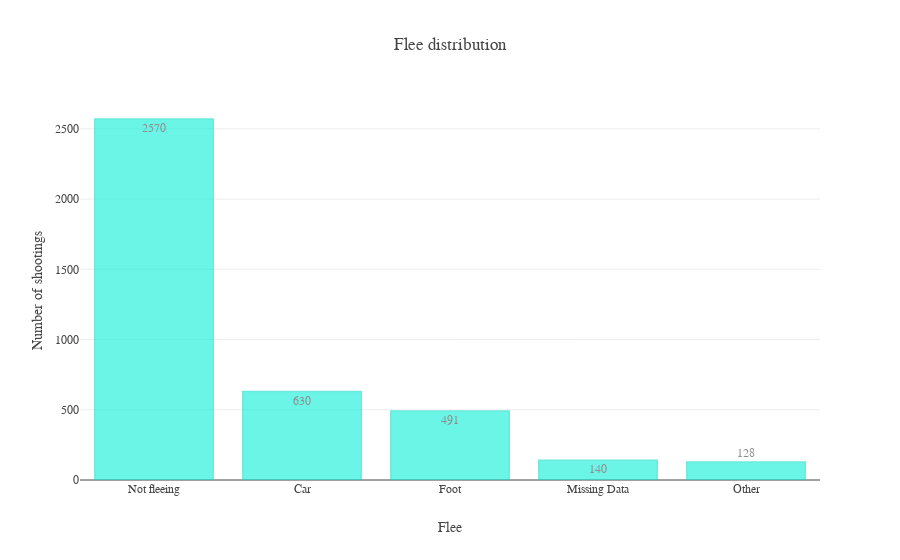

The notebook cell this image was saved under:
### Code cell
# Flee distribution
flee_counts = data['flee'].value_counts(dropna=False)
x = flee_counts.index.fillna('Missing Data')
y = flee_counts.values
    
# Create trace
trace_data = go.Bar(x=x,
                    y=y,
                    text=y,
                    textposition = 'auto',
                    marker=dict(
                        color='rgb(8,240,215)',
                        line=dict(
                            color='rgb(9,220,198)',
                            width=1.5),
                    ),
                    opacity=0.6
                   )
# Create layout
layout = go.Layout(font = dict(family = "Overpass"),
                   title = "Flee distribution",
                   xaxis = dict(title = "Flee"),
                   yaxis = dict(title = "Number of shootings")
                  )
fig = go.FigureWidget(data=[trace_data], layout=layout)
plotly.offline.iplot(fig , validate=False, show_link=False, image='png', filename='flee-distribution')

### Figure 1 — Plotly figure (JSON) as saved in the notebook; plotly's stock layout.template omitted (floating-point values rounded to 4 significant figures)
{"data": [{"marker": {"color": "rgb(8,240,215)", "line": {"color": "rgb(9,220,198)", "width": 1.5}}, "opacity": 0.6, "text": [2570, 630, 491, 140, 128], "textposition": "auto", "type": "bar", "uid": "14fc4058-698c-40a6-967d-5ec63994bee3", "x": ["Not fleeing", "Car", "Foot", "Missing Data", "Other"], "y": [2570, 630, 491, 140, 128]}], "layout": {"font": {"family": "Overpass"}, "title": {"text": "Flee distribution"}, "xaxis": {"title": {"text": "Flee"}}, "yaxis": {"title": {"text": "Number of shootings"}}}}
